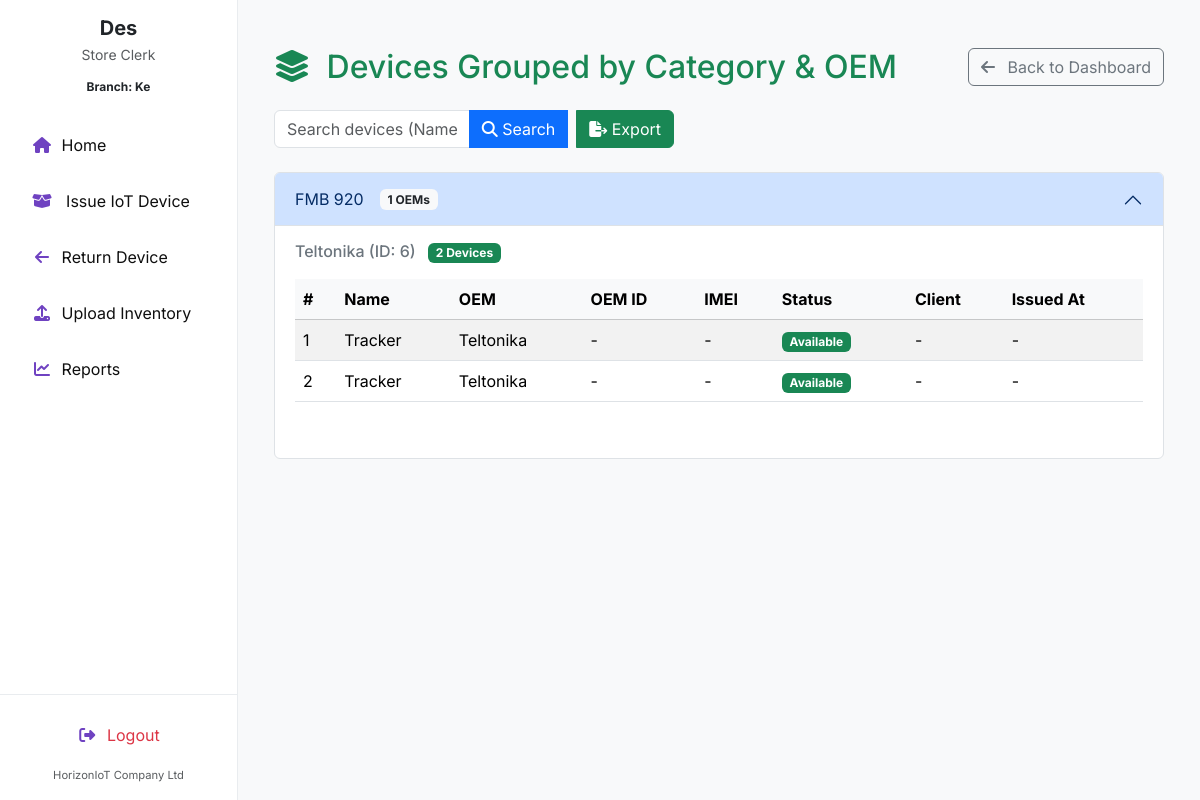
The page /inventory_list/ (signed in) on the database as committed earlier.
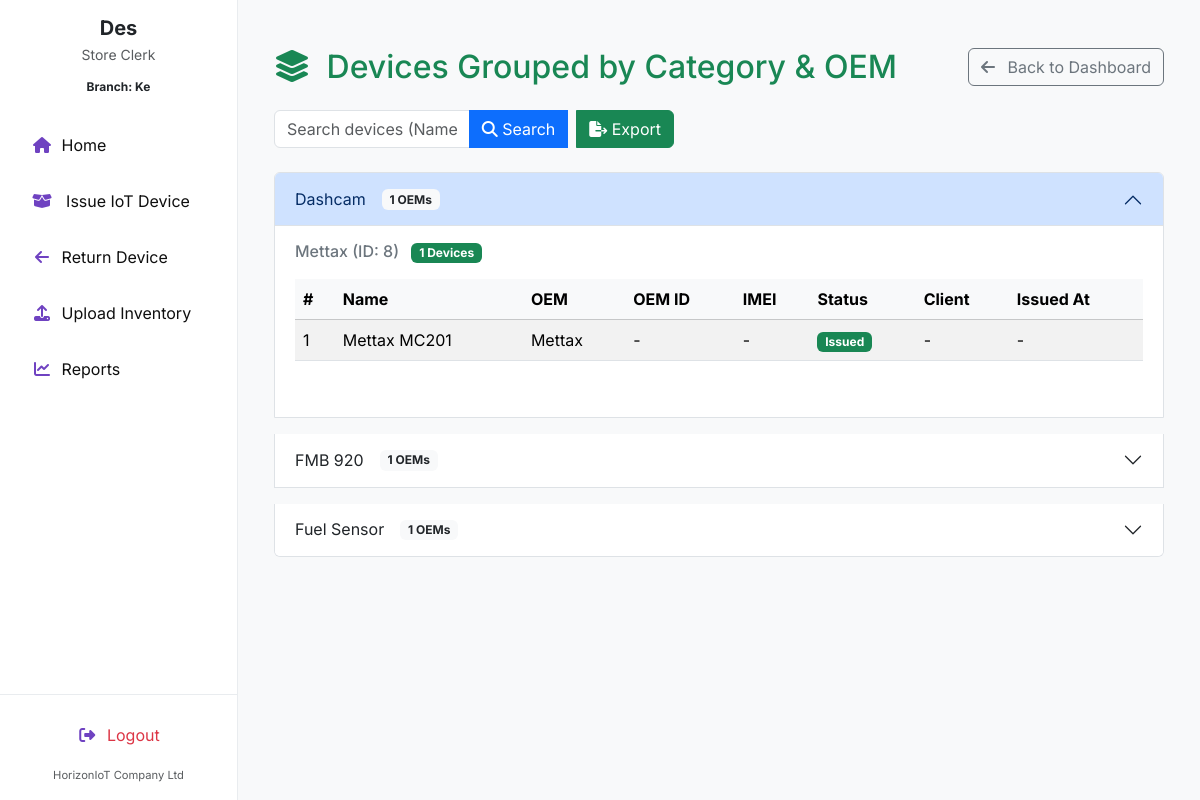
The same page on the database as committed later.
### invent/models.py (models this page shows, shortened)
class Device(models.Model):
    STATUS_CHOICES = (
        ('available', 'Available'),
        ('issued', 'Issued'),
        ('returned', 'Returned'),
        ('faulty', 'Faulty'),
    )
    name = models.CharField(max_length=255)
    oem = models.ForeignKey(OEM, on_delete=models.SET_NULL, null=True, blank=False, related_name='devices')
    product_id = models.CharField(max_length=30, blank=True)
    category = models.CharField(max_length=100, blank=True, help_text="e.g. Laptop or Router")
    manufacturer = models.CharField(max_length=100, blank=True)
    description = models.TextField(blank=True)
    branch = models.ForeignKey(Branch, on_delete=models.SET_NULL, null=True, blank=True)
    country = models.ForeignKey(Country, on_delete=models.SET_NULL, null=True, blank=True)
    status = models.CharField(max_length=20, choices=STATUS_CHOICES, default='available')
    class Meta:
        permissions = [
            ("can_issue_item", "Can issue device to client"),
            ("can_return_item", "Can record device returns"),
        ]

class OEM(models.Model):
    name = models.CharField(max_length=100, unique=True)
    contact_person = models.CharField(max_length=100, blank=True)
    phone_email = models.CharField(max_length=100, blank=True)
    address = models.CharField(max_length=255, blank=True)

### invent/views.py (the view, shortened to what this page needs)
# urls.py: path('inventory_list/', views.inventory_list_view, name='inventory_list'),
@login_required
def inventory_list_view(request):
    query = request.GET.get('q', '')
    status = request.GET.get('status', 'all')
    page = request.GET.get('page', 1)
    per_page = 10
    user = request.user
    if user.is_superuser:
        devices = Device.objects.select_related('oem', 'branch')
    else:
        user_country = getattr(user.profile, "country", None)
        devices = Device.objects.select_related('oem', 'branch').filter(
            branch__country=user_country
        )
    devices = devices.annotate(
        total_units=Count('imeis', distinct=True),
        available_units=Count(
            'imeis',
            filter=Q(imeis__is_available=True),
            distinct=True
        )
    )
    if status == 'available':
        devices = devices.filter(available_units__gt=0)
    elif status == 'issued':
        devices = devices.filter(available_units=0)
    devices = devices.order_by('category', 'oem__name', 'id')
    grouped_devices = defaultdict(lambda: defaultdict(list))
    for device in devices:
        oem_label = f"{device.oem.name} (ID: {device.oem.id})" if device.oem else "-"
        grouped_devices[device.category][oem_label].append(device)
    paginated_grouped_devices = {}
    for category, oems in grouped_devices.items():
        paginated_grouped_devices[category] = {}
        for oem_label, device_list in oems.items():
            paginator = Paginator(device_list, per_page)
            try:
                page_obj = paginator.page(page)
            except Exception:
                page_obj = paginator.page(1)
            paginated_grouped_devices[category][oem_label] = page_obj
    context = {
        'grouped_devices': paginated_grouped_devices,
        'query': query,
        'status': status,
        'page': page,
    }
    return render(request, 'invent/list_device_grouped.html', context)

### invent/context_processors.py (called while the page is built)
def user_branch(request):
    branch = None
    try:
        if request.user.is_authenticated:
            profile = getattr(request.user, 'profile', None)
            branch = getattr(profile, 'branch', None)
    except Exception:
        branch = None
    return {'user_branch': branch}

### invent/templates/invent/list_device_grouped.html (shortened to what the changed rows need)
{% extends 'invent/base_store_clerk.html' %}
{% load static %}
{% block content %}
<div class="container-fluid mt-4">
    <div class="d-flex justify-content-between align-items-center mb-4">
        <h2 class="mb-0 text-primary">
            <i class="fas fa-layer-group me-2"></i> Devices Grouped by Category & OEM
        </h2>
    </div>
    <div class="accordion" id="categoryAccordion">
        {% for category, oems in grouped_devices.items %}
        <div class="accordion-item mb-3">
            <h2 class="accordion-header" id="heading{{ forloop.counter }}">
                <button class="accordion-button {% if not forloop.first %}collapsed{% endif %}" type="button" data-bs-toggle="collapse" data-bs-target="#collapse{{ forloop.counter }}" aria-expanded="{% if forloop.first %}true{% else %}false{% endif %}" aria-controls="collapse{{ forloop.counter }}">
                    {{ category|default:"Uncategorized" }}
                    <span class="badge bg-light text-dark ms-3">{{ oems|length }} OEMs</span>
                </button>
            </h2>
            <div id="collapse{{ forloop.counter }}" class="accordion-collapse collapse {% if forloop.first %}show{% endif %}" aria-labelledby="heading{{ forloop.counter }}" data-bs-parent="#categoryAccordion">
                <div class="accordion-body">
                    {% for oem_label, devices in oems.items %}
                        <h6 class="mb-3 text-secondary">
                            {{ oem_label|default:"[No OEM]" }}
                            <span class="badge bg-success ms-2">{{ devices|length }} Devices</span>
                        </h6>
                        <div class="table-responsive mb-4">
                            <table class="table table-striped table-hover">
                                <thead class="table-light">
                                    <tr>
                                        <th>#</th>
                                        <th>Name</th>
                                        <th>OEM</th>
                                        <th>OEM ID</th>
                                        <th>IMEI</th>
                                        <th>Status</th>
                                        <th>Client</th>
                                        <th>Issued At</th>
                                    </tr>
                                </thead>
                                <tbody>
                                    {% for device in devices %}
                                    <tr>
                                        <td>{{ forloop.counter }}</td>
                                        <td>{{ device.name }}</td>
                                        <td>{{ device.oem.name|default:"-" }}</td>
                                        <td>{{ device.oem.oem_id|default:"-" }}</td>
                                        <td>{{ device.imei_no|default:"-" }}</td>
                                        <td>
                                            <span class="badge
                                                {% if device.status == 'available' %}bg-success
                                                {% elif device.status == 'issued' %}bg-primary
                                                {% elif device.status == 'returned' %}bg-secondary
                                                {% elif device.status == 'faulty' %}bg-danger
                                                {% else %}bg-dark{% endif %}">
                                                {{ device.get_status_display }}
                                            </span>
                                        </td>
                                        <td>
                                            {% if device.current_client %}{{ device.current_client.name }}{% else %}-{% endif %}
                                        </td>
                                        <td>
                                            {% if device.issued_at %}{{ device.issued_at|date:"Y-m-d H:i" }}{% else %}-{% endif %}
                                        </td>
                                    </tr>
                                    {% endfor %}
                                </tbody>
                            </table>
                        </div>
                    {% endfor %}
                </div>
            </div>
        </div>
        {% empty %}
        <div class="alert alert-info text-center py-4" role="alert">
            <i class="fas fa-info-circle fa-2x mb-3"></i>
            <p class="mb-0">No devices found.</p>
        </div>
        {% endfor %}
    </div>
</div>
{% endblock %}

Rows that differ between the two databases and show on the page:
no longer on this page (row edited): Device: name "Tracker", oem.name "Teltonika", oem.oem_id "-", imei_no "-", status "Available", shown under "Teltonika (ID: 6)"
no longer on one of the page's lists (row unchanged): Device: name "Tracker", oem.name "Teltonika", oem.oem_id "-", status "Available"
added Device: grouped_devices "Dashcam", name "Mettax MC201", oem.name "Mettax", oem.oem_id "-", imei_no "-", status "Issued", shown under "Mettax (ID: 8)"
added Device: grouped_devices "Fuel Sensor"
Other text that changed with them:
new list line: "1 OEMs Mettax (ID: 8) 1 Devices # Name OEM OEM ID IMEI Status Client Issued At"
new list line: "1 OEMs"
list line gone: "Teltonika (ID: 6) 2 Devices # Name OEM OEM ID IMEI Status Client Issued At"
